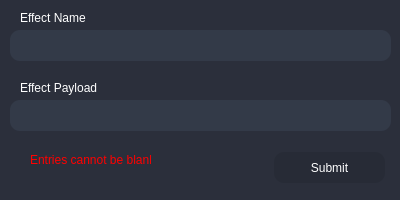
<?xml version="1.0" encoding="UTF-8"?>
<ui version="4.0">
 <author>Milan338</author>
 <class>Form</class>
 <widget class="QWidget" name="Form">
  <property name="geometry">
   <rect>
    <x>0</x>
    <y>0</y>
    <width>400</width>
    <height>200</height>
   </rect>
  </property>
  <property name="minimumSize">
   <size>
    <width>400</width>
    <height>200</height>
   </size>
  </property>
  <property name="maximumSize">
   <size>
    <width>400</width>
    <height>200</height>
   </size>
  </property>
  <property name="windowTitle">
   <string>Form</string>
  </property>
  <property name="styleSheet">
   <string notr="true">background-color: rgb(43, 47, 59);</string>
  </property>
  <widget class="QLineEdit" name="input_effect_name">
   <property name="geometry">
    <rect>
     <x>10</x>
     <y>30</y>
     <width>381</width>
     <height>31</height>
    </rect>
   </property>
   <property name="styleSheet">
    <string notr="true">color: rgb(255, 255, 255);
background-color: rgb(51, 58, 72);
border-radius: 10px;</string>
   </property>
   <property name="text">
    <string/>
   </property>
  </widget>
  <widget class="QLineEdit" name="input_effect_payload">
   <property name="geometry">
    <rect>
     <x>10</x>
     <y>100</y>
     <width>381</width>
     <height>31</height>
    </rect>
   </property>
   <property name="styleSheet">
    <string notr="true">color: rgb(255, 255, 255);
background-color: rgb(51, 58, 72);
border-radius: 10px;</string>
   </property>
  </widget>
  <widget class="QPushButton" name="btn_submit">
   <property name="geometry">
    <rect>
     <x>274</x>
     <y>152</y>
     <width>111</width>
     <height>31</height>
    </rect>
   </property>
   <property name="styleSheet">
    <string notr="true">QPushButton
{
	color: rgb(255, 255, 255);
	background-color: rgb(39, 43, 54);
	border-radius: 10px;
}

QPushButton:hover
{
	color: rgb(255, 255, 255);
	background-color: rgb(51, 76, 100);
	border-radius: 10px;
}

QPushButton:pressed 
{
	color: rgb(255, 255, 255);
	background-color: rgb(90, 164, 253);
	border-radius: 10px;
}</string>
   </property>
   <property name="text">
    <string>Submit</string>
   </property>
  </widget>
  <widget class="QLabel" name="label_effect_name">
   <property name="geometry">
    <rect>
     <x>20</x>
     <y>10</y>
     <width>81</width>
     <height>16</height>
    </rect>
   </property>
   <property name="styleSheet">
    <string notr="true">color: rgb(255, 255, 255);</string>
   </property>
   <property name="text">
    <string>Effect Name</string>
   </property>
  </widget>
  <widget class="QLabel" name="label_effect_payload">
   <property name="geometry">
    <rect>
     <x>20</x>
     <y>80</y>
     <width>81</width>
     <height>16</height>
    </rect>
   </property>
   <property name="styleSheet">
    <string notr="true">color: rgb(255, 255, 255);</string>
   </property>
   <property name="text">
    <string>Effect Payload</string>
   </property>
  </widget>
  <widget class="QLabel" name="label_error_exists">
   <property name="geometry">
    <rect>
     <x>30</x>
     <y>150</y>
     <width>111</width>
     <height>20</height>
    </rect>
   </property>
   <property name="styleSheet">
    <string notr="true">color: rgb(255, 0, 0);</string>
   </property>
   <property name="text">
    <string>Effect Already Exists</string>
   </property>
  </widget>
  <widget class="QLabel" name="label_error_blank">
   <property name="geometry">
    <rect>
     <x>30</x>
     <y>150</y>
     <width>121</width>
     <height>20</height>
    </rect>
   </property>
   <property name="styleSheet">
    <string notr="true">color: rgb(255, 0, 0);</string>
   </property>
   <property name="text">
    <string>Entries cannot be blank</string>
   </property>
  </widget>
 </widget>
 <resources/>
 <connections/>
</ui>
